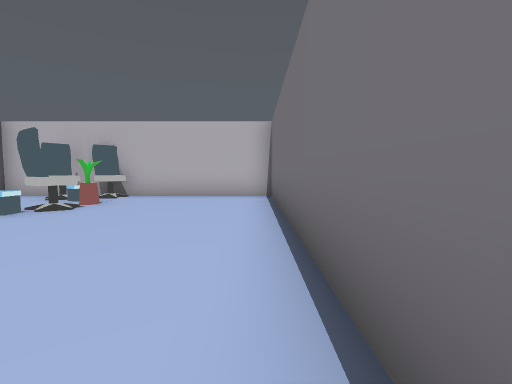
view 1 (above)

22 first-person views from a walk through a scene from a Unity 3-D project. The camera is 1.4 m above the floor, tilts 4° down and sees 85° across. The floor is counted in squares, 2 m on a side. Each view is taken from the middle of a square. On the plan, view 1 faces up. The plan holds only what a view shows up to about 9 squares ahead; the rest is blank. The player character is not drawn.

view 2
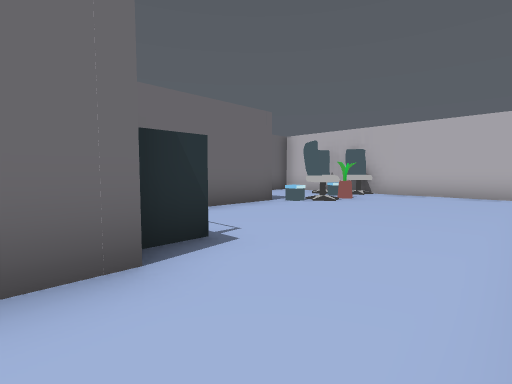

view 3
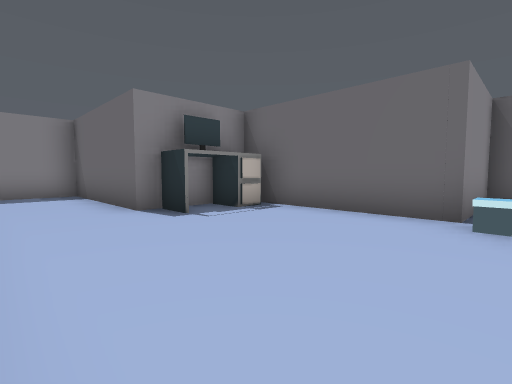

view 4
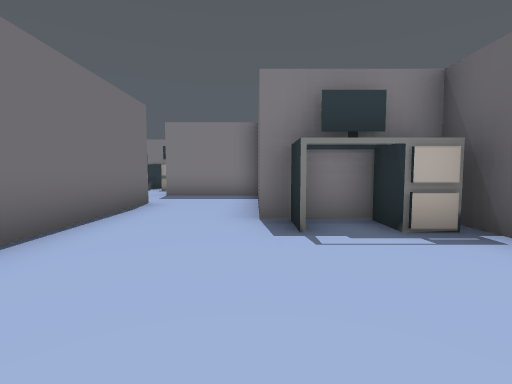

view 5
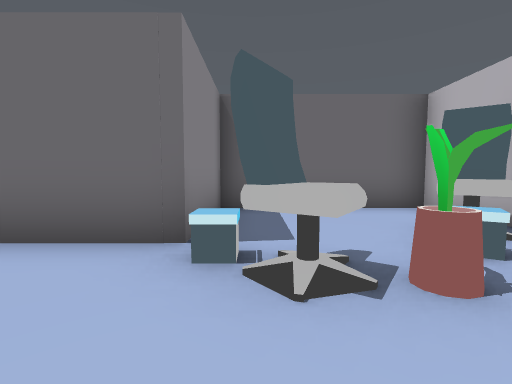

view 6
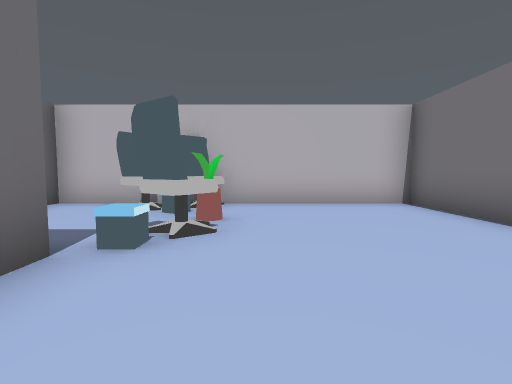

view 7
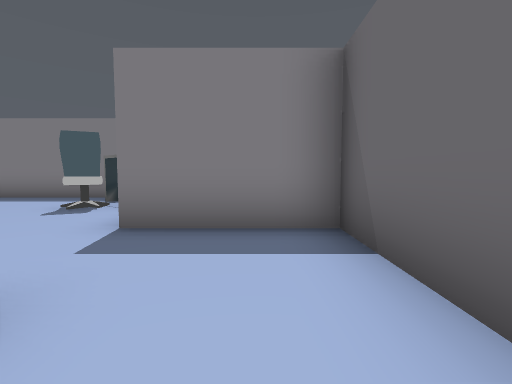

view 8
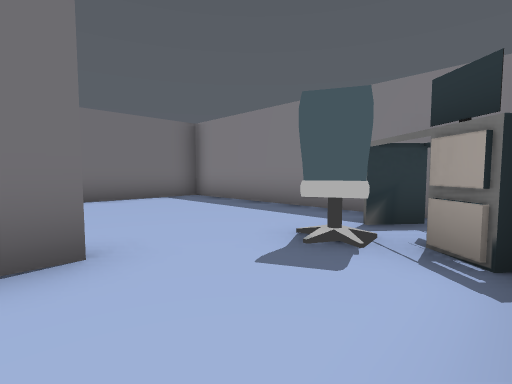

view 9
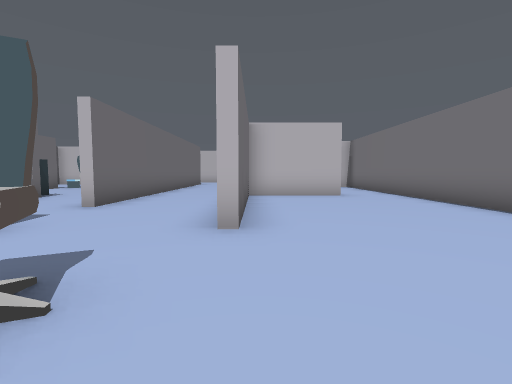

view 10
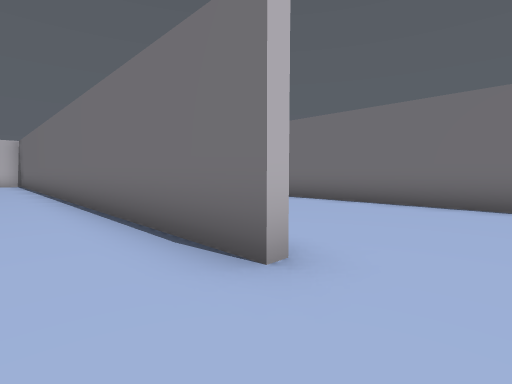

view 11
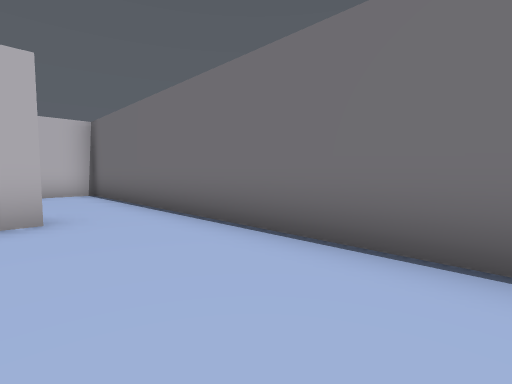

view 12
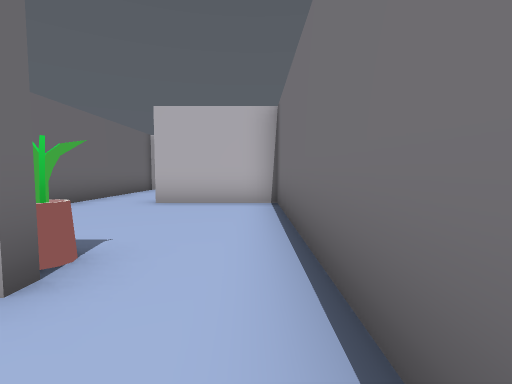

view 13
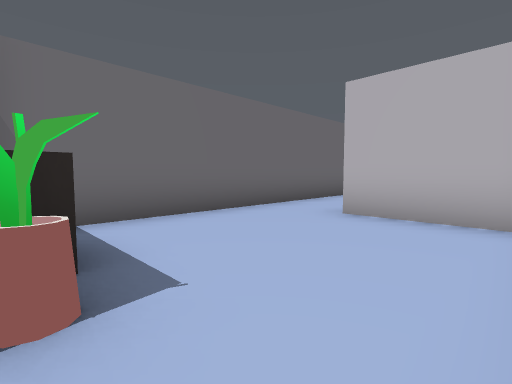

view 14
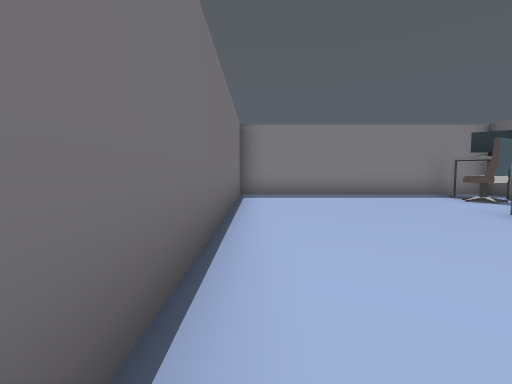

view 15
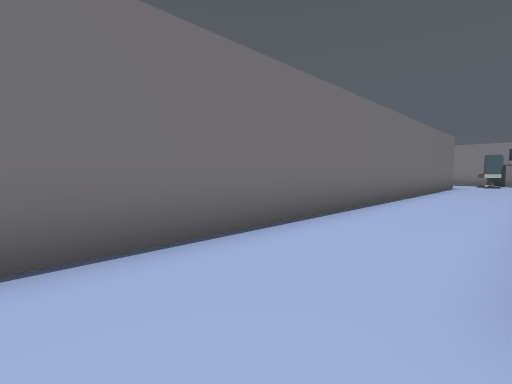

view 16
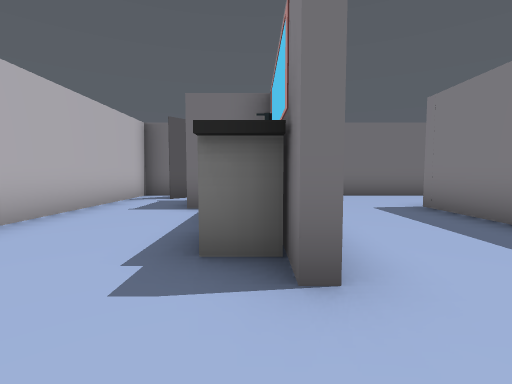

view 17
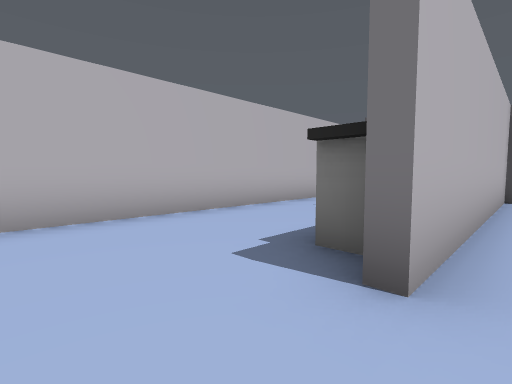

view 18
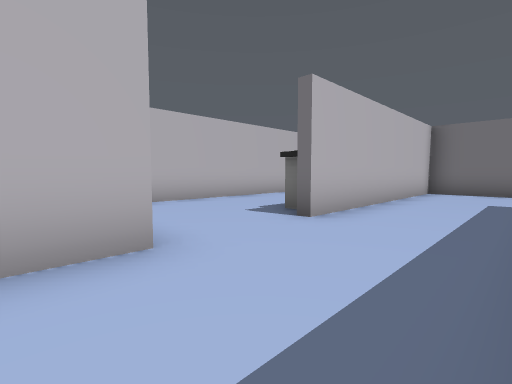

view 19
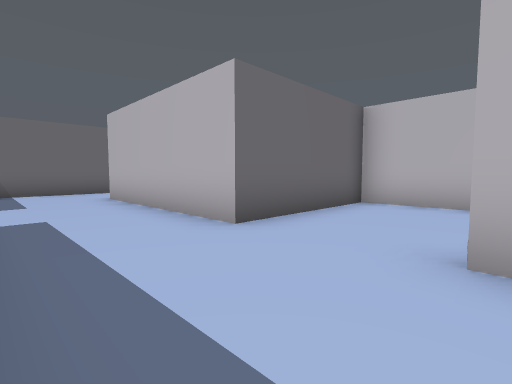

view 20
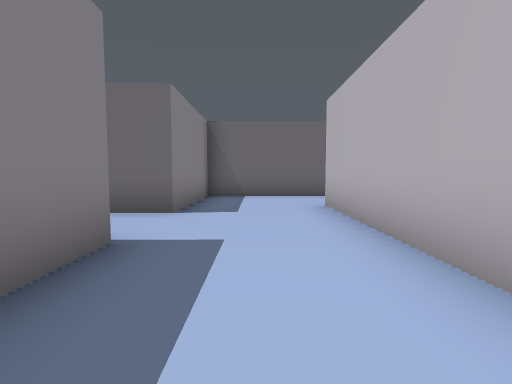

view 21
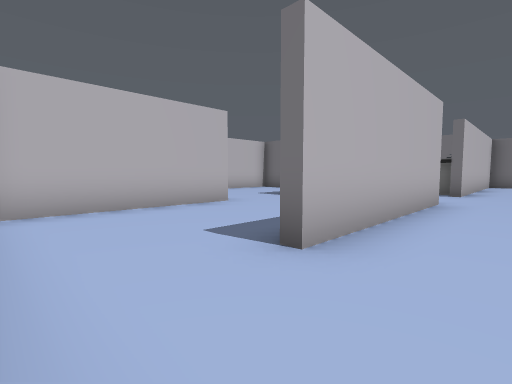

view 22
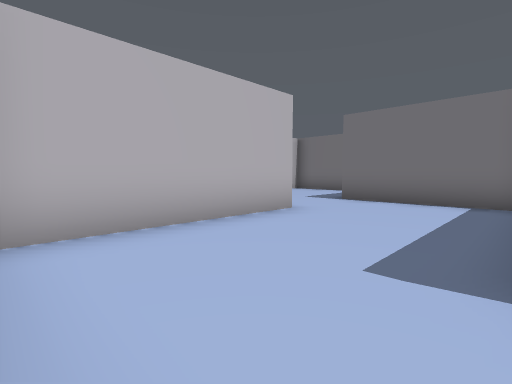

### Floor plan
Points are (right, up) in squares from view 1. A wall is a line through its corners. A room is listed if a view was taken in it or the views show most of it. See-through windows are left out.
Room 1 (views 1, 2, 3, 4, 5, 6, 7)
walls: (-2.5, -0.2) (-2.1, -0.2) (-2.1, -4.5) (0.8, -4.5); (0.5, -2.4) (0.5, 8.3) (-3.5, 8.3); (-5.4, 8.3) (-7.5, 8.3) (-7.5, 4.3) (-4.7, 4.3) (-4.7, 0.2)
ways out: opening at (1, -3.5) to room 2
objects: other object (-5, 7) to (-5, 8); other object (-4, 5); other object (-4, 6)
Room 2 (views 8, 9, 10, 11, 12, 13, 14, 15, 17, 18, 19, 20)
walls: (3.8, -0.2) (3.8, -4.5); (0.7, 1.1) (0.7, -2.4); (3.8, 5.4) (3.8, 1.9); (3.5, -4.6) (3.5, 11.5) (-3.4, 11.5); (-1.4, 8.6) (0.8, 8.6); (0.7, -8) (0.7, -8.9) (8.5, -8.9) (8.5, 5.4) (7.6, 5.4); (-7.8, 8.6) (-6.5, 8.6); (-5.9, 11.5) (-7.6, 11.5); (3.5, 15.4) (0.5, 15.4)
ways out: opening at (1, -3.5) to room 1; opening at (-4.5, 11) to room 3; opening at (1.5, 14) to room 3; opening at (-6.5, 9.5); opening at (5.5, 5)
objects: other object (-4, 8); other object (1, -8) to (2, -7); other object (2, -7) to (3, -7); other object (3, 14); other object (5, 1); other object (6, 1)
Room 3 (view 16)
walls: (-3.4, 11.7) (-2.8, 11.7); (0.5, 15.4) (-5.9, 15.4) (-5.9, 11.5)
ways out: opening at (-4.5, 11) to room 2; opening at (1.5, 14) to room 2
objects: other object (-2, 12)
Room 4 (view 21)
walls: (-13.3, 12.1) (-13.3, 8.6) (-11.6, 8.6)
ways out: opening at (-12.5, 11) to room 5; opening at (-10.5, 9.5)
Room 5 (view 22)
walls: (-8.5, 15.4) (-12.9, 15.4); (-6.1, 12.2) (-6.1, 15.6)
ways out: opening at (-12.5, 11) to room 4; opening at (-7.5, 15)

Positions as (right, up) in squares from view 1, and headings:
1: (0, 0), facing up
2: (0, -1), facing up-left
3: (0, 5), facing down-left
4: (-2, 4), facing down
5: (-2, 5), facing left
6: (-3, 2), facing up
7: (-1, -1), facing down
8: (1, -4), facing down-right
9: (4, -8), facing up
10: (2, -6), facing up-right
11: (6, -4), facing up-right
12: (8, -1), facing up
13: (8, 1), facing up-left
14: (8, 0), facing down
15: (1, 10), facing down-right
16: (-5, 12), facing right
17: (-5, 11), facing up-right
18: (-7, 9), facing up-right
19: (-3, 9), facing up-left
20: (-5, 10), facing left
21: (-13, 10), facing up-right
22: (-13, 12), facing up-right
